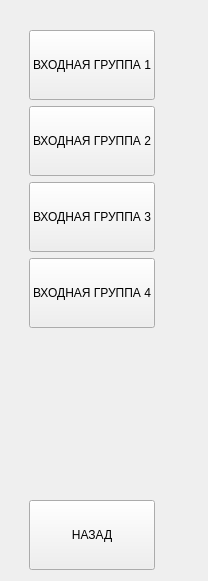
           <widget class="QWidget" name="pageSteel">
            <layout class="QVBoxLayout" name="verticalLayout_15">
             <property name="leftMargin">
              <number>29</number>
             </property>
             <property name="topMargin">
              <number>30</number>
             </property>
             <property name="rightMargin">
              <number>53</number>
             </property>
             <item>
              <widget class="wButtonStyled" name="bSteel1">
               <property name="sizePolicy">
                <sizepolicy hsizetype="Preferred" vsizetype="Preferred">
                 <horstretch>0</horstretch>
                 <verstretch>0</verstretch>
                </sizepolicy>
               </property>
               <property name="minimumSize">
                <size>
                 <width>0</width>
                 <height>70</height>
                </size>
               </property>
               <property name="text">
                <string>ВХОДНАЯ ГРУППА 1</string>
               </property>
              </widget>
             </item>
             <item>
              <widget class="wButtonStyled" name="bSteel2">
               <property name="sizePolicy">
                <sizepolicy hsizetype="Preferred" vsizetype="Preferred">
                 <horstretch>0</horstretch>
                 <verstretch>0</verstretch>
                </sizepolicy>
               </property>
               <property name="minimumSize">
                <size>
                 <width>0</width>
                 <height>70</height>
                </size>
               </property>
               <property name="text">
                <string>ВХОДНАЯ ГРУППА 2</string>
               </property>
              </widget>
             </item>
             <item>
              <widget class="wButtonStyled" name="bSteel3">
               <property name="sizePolicy">
                <sizepolicy hsizetype="Preferred" vsizetype="Preferred">
                 <horstretch>0</horstretch>
                 <verstretch>0</verstretch>
                </sizepolicy>
               </property>
               <property name="minimumSize">
                <size>
                 <width>0</width>
                 <height>70</height>
                </size>
               </property>
               <property name="text">
                <string>ВХОДНАЯ ГРУППА 3</string>
               </property>
              </widget>
             </item>
             <item>
              <widget class="wButtonStyled" name="bSteel4">
               <property name="sizePolicy">
                <sizepolicy hsizetype="Preferred" vsizetype="Preferred">
                 <horstretch>0</horstretch>
                 <verstretch>0</verstretch>
                </sizepolicy>
               </property>
               <property name="minimumSize">
                <size>
                 <width>0</width>
                 <height>70</height>
                </size>
               </property>
               <property name="text">
                <string>ВХОДНАЯ ГРУППА 4</string>
               </property>
              </widget>
             </item>
             <item>
              <spacer name="verticalSpacer_15">
               <property name="orientation">
                <enum>Qt::Vertical</enum>
               </property>
               <property name="sizeHint" stdset="0">
                <size>
                 <width>20</width>
                 <height>166</height>
                </size>
               </property>
              </spacer>
             </item>
             <item>
              <widget class="wButtonStyled" name="bBackSteel">
               <property name="sizePolicy">
                <sizepolicy hsizetype="Preferred" vsizetype="Preferred">
                 <horstretch>0</horstretch>
                 <verstretch>0</verstretch>
                </sizepolicy>
               </property>
               <property name="minimumSize">
                <size>
                 <width>0</width>
                 <height>70</height>
                </size>
               </property>
               <property name="text">
                <string>НАЗАД</string>
               </property>
              </widget>
             </item>
            </layout>
           </widget>
